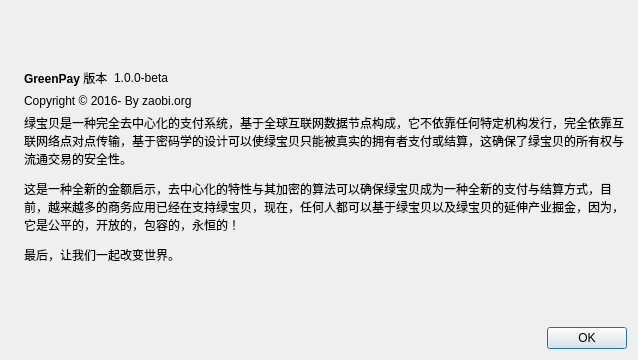
<?xml version="1.0" encoding="UTF-8"?>
<ui version="4.0">
 <class>AboutDialog</class>
 <widget class="QDialog" name="AboutDialog">
  <property name="geometry">
   <rect>
    <x>0</x>
    <y>0</y>
    <width>638</width>
    <height>360</height>
   </rect>
  </property>
  <property name="windowTitle">
   <string>About GreenPay</string>
  </property>
  <layout class="QHBoxLayout" name="horizontalLayout_2">
   <item>
    <widget class="QLabel" name="label_4">
     <property name="sizePolicy">
      <sizepolicy hsizetype="Preferred" vsizetype="Ignored">
       <horstretch>0</horstretch>
       <verstretch>0</verstretch>
      </sizepolicy>
     </property>
     <property name="pixmap">
      <pixmap resource="../bitcoin.qrc">:/images/about</pixmap>
     </property>
     <property name="scaledContents">
      <bool>false</bool>
     </property>
    </widget>
   </item>
   <item>
    <layout class="QVBoxLayout" name="verticalLayout_2">
     <item>
      <spacer name="verticalSpacer_2">
       <property name="orientation">
        <enum>Qt::Vertical</enum>
       </property>
       <property name="sizeHint" stdset="0">
        <size>
         <width>20</width>
         <height>40</height>
        </size>
       </property>
      </spacer>
     </item>
     <item>
      <layout class="QHBoxLayout" name="horizontalLayout">
       <item>
        <widget class="QLabel" name="label">
         <property name="cursor">
          <cursorShape>IBeamCursor</cursorShape>
         </property>
         <property name="text">
          <string>&lt;html&gt;&lt;head/&gt;&lt;body&gt;&lt;p&gt;&lt;span style=&quot; font-weight:600;&quot;&gt;GreenPay&lt;/span&gt; 版本&lt;/p&gt;&lt;/body&gt;&lt;/html&gt;</string>
         </property>
         <property name="textInteractionFlags">
          <set>Qt::LinksAccessibleByMouse|Qt::TextSelectableByKeyboard|Qt::TextSelectableByMouse</set>
         </property>
        </widget>
       </item>
       <item>
        <widget class="QLabel" name="versionLabel">
         <property name="cursor">
          <cursorShape>IBeamCursor</cursorShape>
         </property>
         <property name="text">
          <string notr="true">1.0.0-beta</string>
         </property>
         <property name="textInteractionFlags">
          <set>Qt::LinksAccessibleByMouse|Qt::TextSelectableByKeyboard|Qt::TextSelectableByMouse</set>
         </property>
        </widget>
       </item>
       <item>
        <spacer name="horizontalSpacer">
         <property name="orientation">
          <enum>Qt::Horizontal</enum>
         </property>
         <property name="sizeHint" stdset="0">
          <size>
           <width>40</width>
           <height>20</height>
          </size>
         </property>
        </spacer>
       </item>
      </layout>
     </item>
     <item>
      <widget class="QLabel" name="copyrightLabel">
       <property name="cursor">
        <cursorShape>IBeamCursor</cursorShape>
       </property>
       <property name="text">
        <string notr="true">Copyright &amp;copy; 2016-   By  zaobi.org</string>
       </property>
       <property name="textFormat">
        <enum>Qt::RichText</enum>
       </property>
       <property name="textInteractionFlags">
        <set>Qt::LinksAccessibleByMouse|Qt::TextSelectableByKeyboard|Qt::TextSelectableByMouse</set>
       </property>
      </widget>
     </item>
     <item>
      <widget class="QLabel" name="label_2">
       <property name="cursor">
        <cursorShape>IBeamCursor</cursorShape>
       </property>
       <property name="text">
        <string>&lt;html&gt;&lt;head/&gt;&lt;body&gt;&lt;p&gt;绿宝贝是一种完全去中心化的支付系统，基于全球互联网数据节点构成，它不依靠任何特定机构发行，完全依靠互联网络点对点传输，基于密码学的设计可以使绿宝贝只能被真实的拥有者支付或结算，这确保了绿宝贝的所有权与流通交易的安全性。&lt;/p&gt;&lt;p&gt;这是一种全新的金额启示，去中心化的特性与其加密的算法可以确保绿宝贝成为一种全新的支付与结算方式，目前，越来越多的商务应用已经在支持绿宝贝，现在，任何人都可以基于绿宝贝以及绿宝贝的延伸产业掘金，因为，它是公平的，开放的，包容的，永恒的！&lt;/p&gt;&lt;p&gt;最后，让我们一起改变世界。&lt;/p&gt;&lt;/body&gt;&lt;/html&gt;</string>
       </property>
       <property name="wordWrap">
        <bool>true</bool>
       </property>
       <property name="textInteractionFlags">
        <set>Qt::LinksAccessibleByMouse|Qt::TextSelectableByKeyboard|Qt::TextSelectableByMouse</set>
       </property>
      </widget>
     </item>
     <item>
      <spacer name="verticalSpacer">
       <property name="orientation">
        <enum>Qt::Vertical</enum>
       </property>
       <property name="sizeHint" stdset="0">
        <size>
         <width>20</width>
         <height>40</height>
        </size>
       </property>
      </spacer>
     </item>
     <item>
      <widget class="QDialogButtonBox" name="buttonBox">
       <property name="orientation">
        <enum>Qt::Horizontal</enum>
       </property>
       <property name="standardButtons">
        <set>QDialogButtonBox::Ok</set>
       </property>
      </widget>
     </item>
    </layout>
   </item>
  </layout>
 </widget>
 <resources>
  <include location="../bitcoin.qrc"/>
 </resources>
 <connections>
  <connection>
   <sender>buttonBox</sender>
   <signal>accepted()</signal>
   <receiver>AboutDialog</receiver>
   <slot>accept()</slot>
   <hints>
    <hint type="sourcelabel">
     <x>360</x>
     <y>308</y>
    </hint>
    <hint type="destinationlabel">
     <x>157</x>
     <y>274</y>
    </hint>
   </hints>
  </connection>
  <connection>
   <sender>buttonBox</sender>
   <signal>rejected()</signal>
   <receiver>AboutDialog</receiver>
   <slot>reject()</slot>
   <hints>
    <hint type="sourcelabel">
     <x>428</x>
     <y>308</y>
    </hint>
    <hint type="destinationlabel">
     <x>286</x>
     <y>274</y>
    </hint>
   </hints>
  </connection>
 </connections>
</ui>
